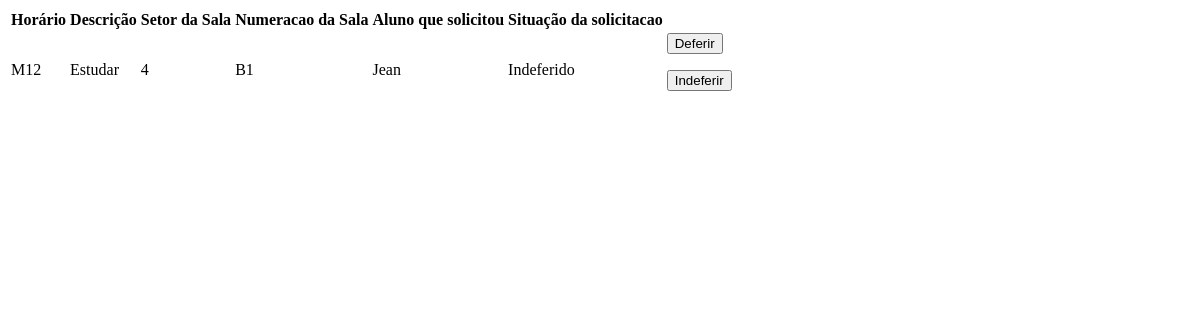
Page /listarsolicitacoes/ on the earlier database version.
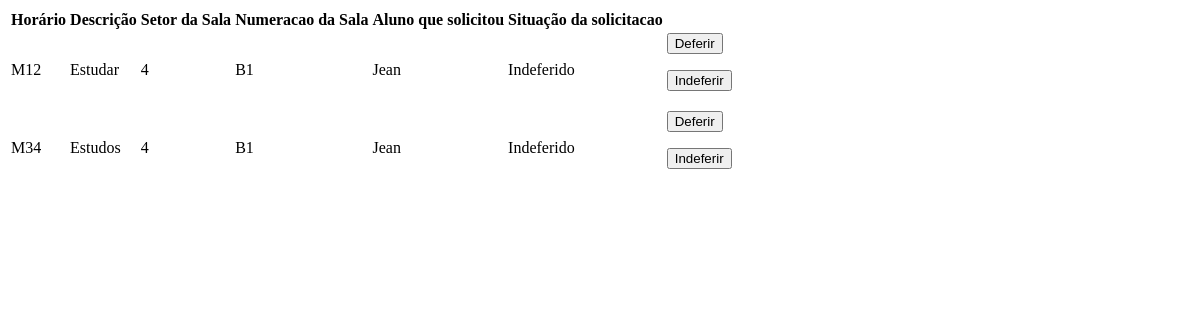
Same page on the later database version.
### app_projetosas/models.py (models this page shows)
class Solicitacao(models.Model):
    id_solicitacao = models.AutoField(primary_key=True)
    aluno = models.ForeignKey(Aluno, on_delete=models.CASCADE, default=1)  # Relacionamento com Aluno
    sala = models.ForeignKey(Sala, on_delete=models.CASCADE)    # Relacionamento com Sala
    horario = models.TextField(max_length=255)
    descricao = models.TextField(max_length=255)
    situacao = models.TextField(max_length=255, default="Em análise")

class Sala(models.Model):
    id_sala = models.AutoField(primary_key=True)
    setor = models.TextField(max_length=255)
    numeracao = models.TextField(max_length=255)
    status = models.TextField(max_length=255)
    horario_disp = models.TextField(max_length=255)

class Aluno(models.Model):
    id_aluno = models.AutoField(primary_key=True)
    nome = models.TextField(max_length=255)
    matricula = models.IntegerField()
    email = models.TextField(max_length=255)
    senha = models.TextField(max_length=255)

### app_projetosas/views.py (the view, shortened to what this page needs)
# urls.py: path('listarsolicitacoes/', views.solicitacoes, name="listarsolicitacoes"),
def solicitacoes(request):
    solicitacoes = {
        'solicitacoes': Solicitacao.objects.all()
    }
    return render(request, 'solicitacoes/listarsolicitacoes.html', solicitacoes)

### app_projetosas/templates/solicitacoes/listarsolicitacoes.html (shortened to what this page needs)
<div class="container">
    <table class="table table-bordered table-striped" >
            <thead>
                <tr>
                    <th>Horário</th>
                    <th>Descrição</th>
                    <th>Setor da Sala</th>
                    <th>Numeracao da Sala</th>
                    <th>Aluno que solicitou</th>
                    <th>Situação da solicitacao</th>
                </tr>
            </thead>
            <tbody>
                {% for solicitacao in solicitacoes %}
                <tr>
                    <td>{{solicitacao.horario}}</td>
                    <td>{{solicitacao.descricao}}</td>
                    <td>{{solicitacao.sala.setor}}</td>
                    <td>{{solicitacao.sala.numeracao}}</td>
                    <td>{{solicitacao.aluno.nome}}</td>
                    <td>{{solicitacao.situacao}}</td>
                    <td>
                        <form action="{% url 'alterarsituacao' solicitacao.id_solicitacao 'deferido' %}" method="post">
                            <button type="submit">Deferir</button>
                        </form>
                        <form action="{% url 'alterarsituacao' solicitacao.id_solicitacao 'indeferido' %}" method="post">
                            <button type="submit">Indeferir</button>
                        </form>
                    </td>
                </tr>
                {% endfor %}
            </tbody>
        </table>
    </div>

Differences in the rows shown:
added Solicitacao: horario "M34", descricao "Estudos", sala.setor "4", sala.numeracao "B1", aluno.nome "Jean", situacao "Indeferido"
